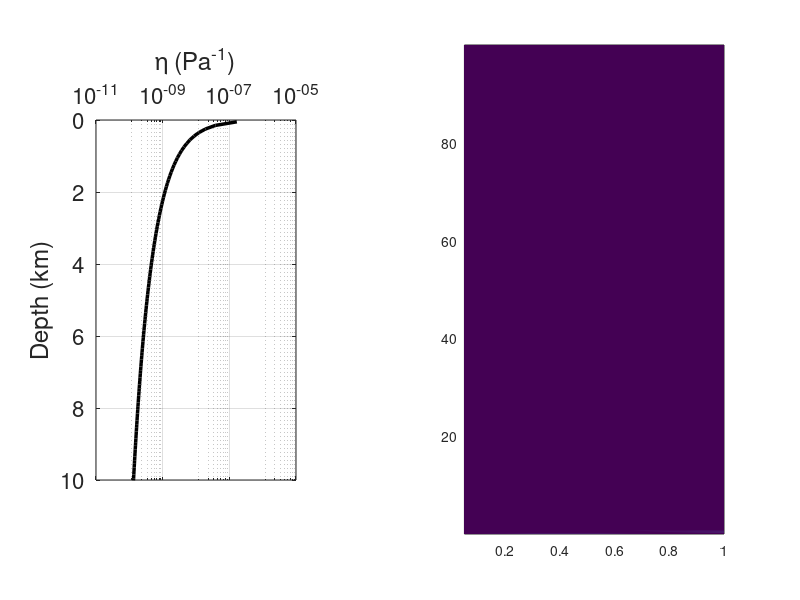

This figure's MATLAB source: (Note: this script raises an error after producing the figure.)
clc,clear
figure('units','normalized','position',[0.1,0.1,0.5,0.3])

A=load('Shen_BB_sensitivity.txt'); % change for different velocity profiles
depth0=A(:,2);
frequency=A(:,1);
sensitivity=A(:,3);

dh=100/1e3;
depth=dh/2:dh:100-dh/2;
rho=2700;
g=9.8;
lamda=0.37;
P0=(1-lamda)*g*rho;
P=depth*P0*1e3;
P=P/1e6;
logP=log10(P);
y1=10.^(-1.347*logP-6.882);
eta=y1';

FRE=reshape(frequency,length(depth),[]);
K_V=reshape(sensitivity,length(depth),[]);
DEP=reshape(depth0,length(depth),[]);

for i=1:length(frequency)/length(depth)
    K_sigma(:,i)=K_V(:,i).*eta;
end


subplot(1,2,1)
semilogx(eta,depth,'k','linewidth',2.5);
ylim([0 10])
set(gca,'YDir','reverse')  
set(gca,'xaxislocation','top')
grid on;
box on;
set(gca,'fontsize',16);
set(gca,'position',[0.12 0.2 0.25 0.6])
xlabel('\eta (Pa^-^1)')
xlim([1e-11 1e-5])
xticks([1e-11   1e-9 1e-7  1e-5])
ylabel('Depth (km)')


subplot(1,2,2)
K_sigma(K_sigma<=1e-10)=1e-10;
sm=pcolor(FRE,DEP,K_sigma/100);
set(sm,'FaceColor','interp','EdgeColor','none')
load('batlow.mat')
colormap(batlow);
h=colorbar;
set(gca,'ColorScale','log')
set(get(h,'label'),'string','K_\sigma (m^-^1Pa^-^1)','fontsize',16);
xlabel('Frequency (Hz)');
ylabel('Depth (km)')
caxis([1e-12 2e-11]); 
set(gca,'fontsize',16);
set(gca,'YDir','reverse') 
ylim([0 2])
set(gca,'position',[0.5 0.2 0.35 0.6])



